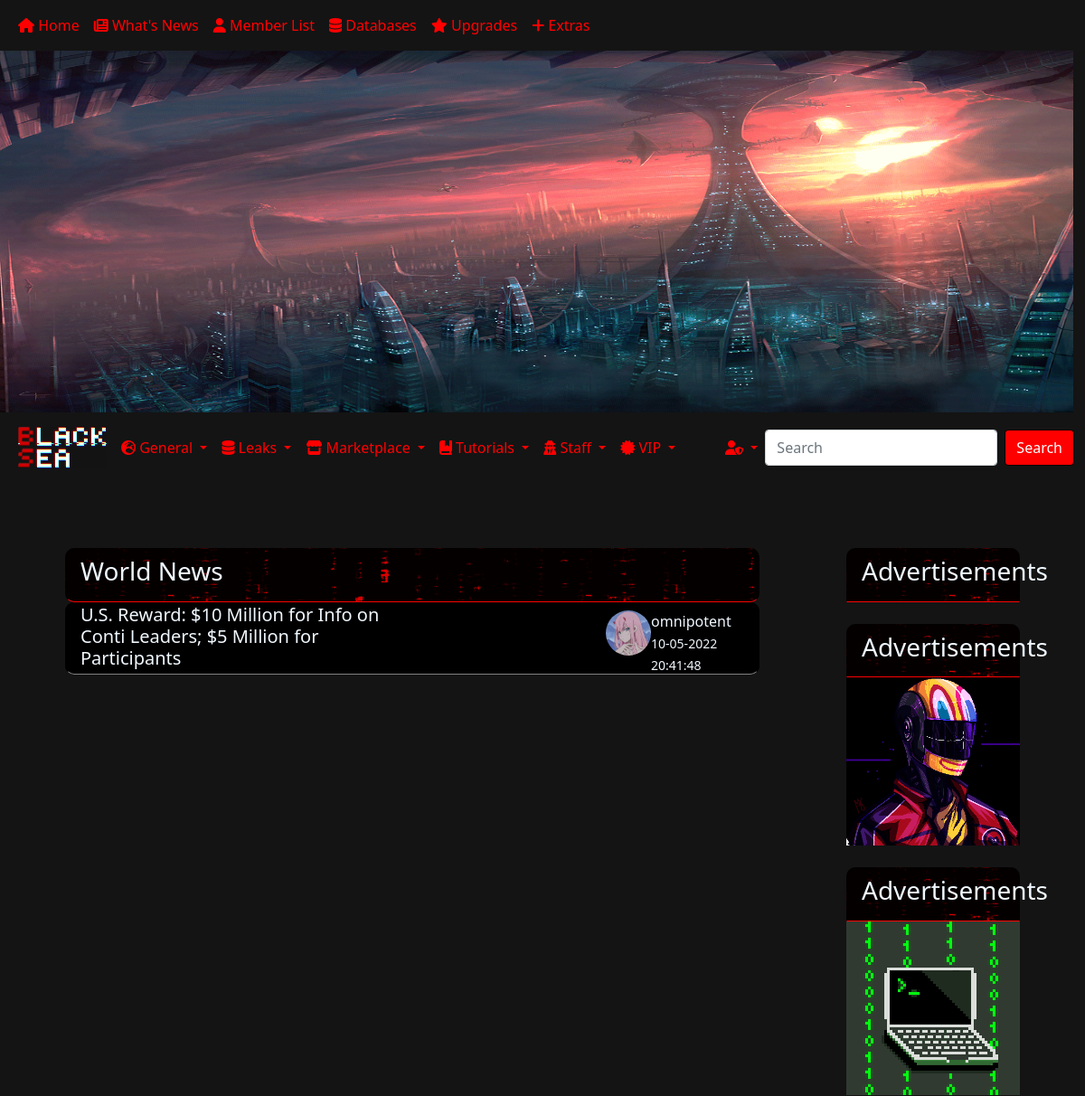
The app's page /threads.php?topic=3 (signed in, upper part), older data.
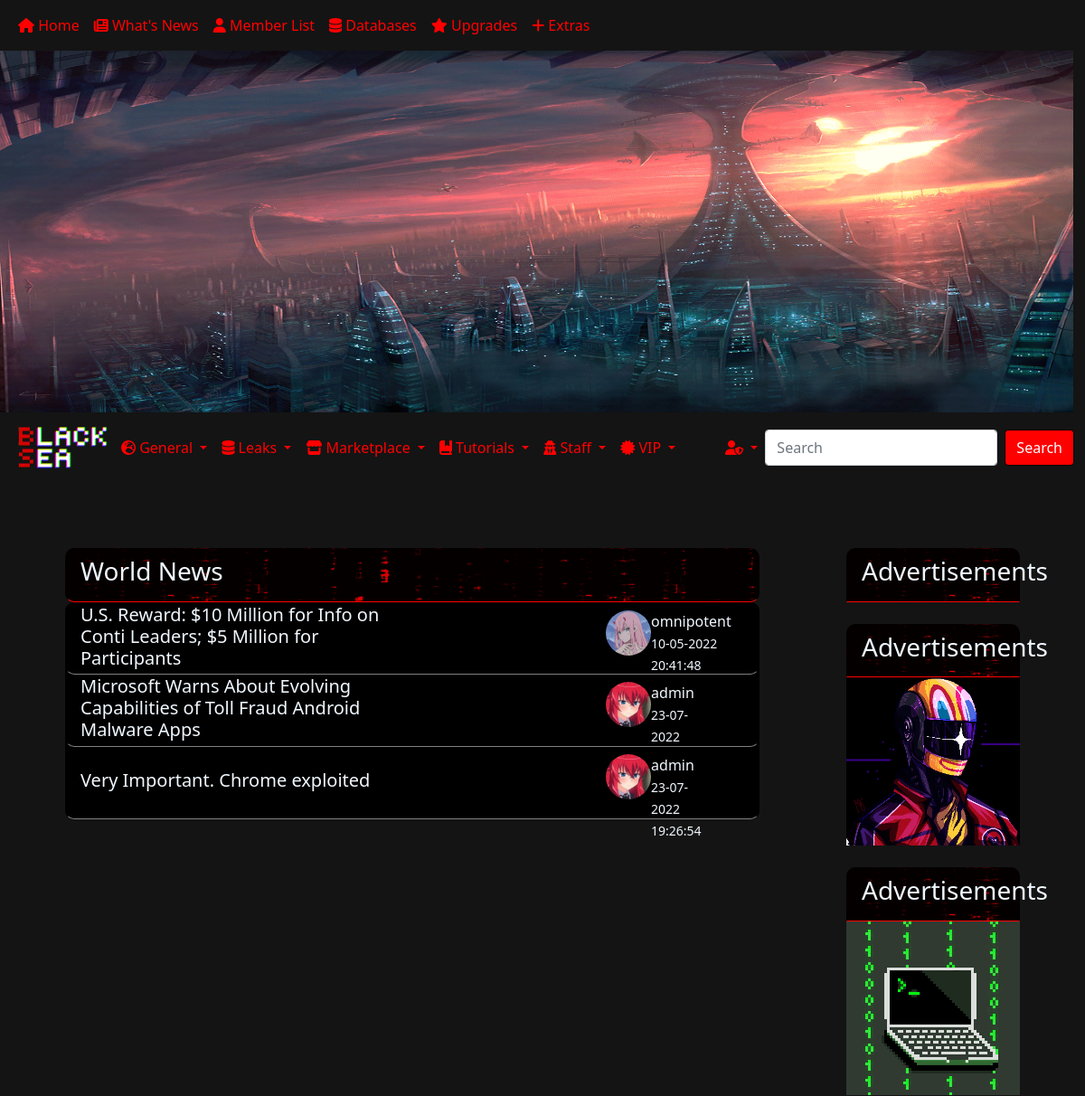
The same page, newer data.
### tables this page shows
CREATE TABLE "forum_threads" (
	"thread_id"	INTEGER UNIQUE,
	"title"	TEXT NOT NULL,
	"content"	TEXT,
	"created_at"	TEXT,
	"topic_id"	INTEGER,
	"user_id"	INTEGER,
	PRIMARY KEY("thread_id" AUTOINCREMENT)
);

CREATE TABLE "forum_users" (
	"id"	INTEGER UNIQUE,
	"username"	TEXT,
	"password"	TEXT,
	"image"	TEXT,
	"email"	TEXT,
	"role"	TEXT,
	PRIMARY KEY("id" AUTOINCREMENT)
);

### threads.php (the view, shortened to what this page needs)
<?php
require_once("DBconnect.php");
$topics = array(
    1 => "Announcements",
    2 => "Introductions",
    3 => "World News",
    4 => "The Lounge",
    5 => "Anime & Manga",
    6 => "Not Safe For Work",
    7 => "Databases",
    8=> "Other Leaks",
    9 => "Dehashed Combolist",
    10 => "Dumped Doxes",
    11=> "General",
    12 => "Leaks Market",
    13 => "Hosting/VPS",
    14 => "Programming",
    15 => "Security and Anonymity",
    16 => "Graphics",
    17 => "Vouch Section",
    18 => "Doxing Tutorials",
    19 => "Coding Tutorials",
    20 => "General Tutorials",
    21=> "SE Tutorials",
    22=> "Scam Reports",
    23=> "VIP News",
    24=> "VIP Leaks",
    25=> "VIP Vulnerabilities",
);
if (isset($_GET['topic']) && is_numeric($_GET['topic'])) {
    $topic_id=$_GET['topic'];
    $q = $db->prepare("SELECT * FROM forum_threads WHERE topic_id= :id");
    $q->execute([
        "id" => $_GET['topic'],
    ]);
}
require_once("head.php");
require_once("dropdowns.php");
?>
<body style="background-color:rgb(20,20,20);">
    <div class="container-fluid mt-5">
        <div class="main-content container-fluid justify-content-around d-flex mt-4 mb-4">
            <div class="col-md-8 main-wrapper-custom ">
                <div class="category-wrapper" style="border-radius: 10px;">
                    <div class="category-header list-group-item list-group-header-custom" style="border-radius: 10px; border-bottom: 0.1rem solid red; background-image: url(assets/img/red-matrix-bg.gif);">
                        <h3><?php echo $topics[$topic_id];?></h3>
                    </div>
                    <div class="list-group" style="border-radius: 10px;background-color: black;">
                    <?php
                        if (isset($_GET['topic']) && is_numeric($_GET['topic'])) {
                            while ($threads = $q->fetch()) {
                                $user = $db->prepare("SELECT * FROM forum_users WHERE id=:id");
                                $user->execute([
                                    "id" => $threads['user_id'],
                                ]);
                                $user_id = $user->fetch();
                                echo '<a href="thread.php?thread='.$threads['thread_id'].'" class="list-group-item list-group-item-action list-group-custom list-group-item-custom d-flex" style="background-color: black;border-radius: 10px; border-bottom: 0.1rem solid grey;">
                                <div class="content-col col d-flex align-items-center">
                                    <div class="d-flex w-100 justify-content-between">
                                        <h5 class="mb-1">'.$threads['title'].'</h5>
                                    </div>
                                </div>
                                <div class="last-creator col d-flex justify-content-around">
                                    <div class="space col-sm-7">
                                    </div>
                                    <img class="col-md-4 col" src="'.$user_id['image'].'" alt="" srcset="" style="width: 50px; border-radius: 50%; height: 50px;">
                                    <div class="creater-info">
                                        '.$user_id['username'].'
                                        <p><small>'.$threads['created_at'].'</small></p>
                                    </div>
                                    <div class="space col-sm-1">
                                    </div>
                                </div>
                            </a>';
                            }
                        }
            ?>
                    </div>
                </div>
            </div>
            <div class="side-content col-sm-2">
                <div class="side-content">
                    <div class="col-md-12 category-wrapper" style="border-radius: 10px;">
                        <div class="category-header list-group-item list-group-header-custom" style="border-bottom: 0.1rem solid red; background-image: url(assets/img/red-matrix-bg.gif);">
                            <h3>Advertisements</h3>
                        </div>
                    </div>
                </div>
                <div class="side-content mt-4">
                    <div class="col-md-12 category-wrapper" style="border-radius: 10px;">
                        <div class="category-header list-group-item list-group-header-custom" style="border-bottom: 0.1rem solid red; background-image: url(assets/img/red-matrix-bg.gif);">
                            <h3>Advertisements</h3>
                        </div>
                        <div class="list-group add-image h-100" style="border-radius: 10px;">
                            <img src="assets/img/yumeko-jabami.gif" alt="" srcset="">
                        </div>
                    </div>
                </div>
                <div class="side-content mt-4">
                    <div class="col-md-12 category-wrapper" style="border-radius: 10px;">
                        <div class="category-header list-group-item list-group-header-custom" style="border-bottom: 0.1rem solid red; background-image: url(assets/img/red-matrix-bg.gif);">
                            <h3>Advertisements</h3>
                        </div>
                        <div class="list-group add-image h-100" style="border-radius: 10px;">
                            <img src="assets/img/rias-huh.gif" alt="" srcset="">
                        </div>
                    </div>
                </div>
            </div>
        </div>
<?php
include("footer.php");
?>

### head.php (shortened to what this page needs)
<!DOCTYPE html>
<html lang="en">
<head>
    <link href="https://cdn.jsdelivr.net/npm/bootstrap@5.1.3/dist/css/bootstrap.min.css" rel="stylesheet">
</head>
<body>
    <header>
        <nav class="navbar navbar-expand-lg navbar-custom">
            <div class="container-fluid">
                <div class="collapse navbar-collapse" id="navbarExample01">
                    <ul class="navbar-nav me-auto mb-2 mb-lg-0 ">
                        <li class="nav-item active">
                            <a class="nav-link navbar-text" aria-current="page" href="index.php">
                                <i class="fa-solid fa-house"></i> Home</a>
                        </li>
                        <li class="nav-item">
                            <a class="nav-link navbar-text" href="threads.php?topic=3"><i class="fa-solid fa-newspaper"></i> What's
                                News</a>
                        </li>
                        <li class="nav-item">
                            <a class="nav-link navbar-text" href="members.php"><i class="fa-solid fa-user"></i> Member List</a>
                        </li>
                        <li class="nav-item">
                            <a class="nav-link navbar-text" href="threads.php?topic=7"><i class="fa-solid fa-database"></i> Databases</a>
                        </li>
                        <li class="nav-item">
                            <a class="nav-link navbar-text" href="upgrades.php"><i class="fa-solid fa-star"></i> Upgrades</a>
                        </li>
                        <li class="nav-item">
                            <a class="nav-link navbar-text" href="#"><i class="fa-solid fa-plus"></i> Extras</a>
                        </li>
                    </ul>
                </div>
            </div>
        </nav>

### dropdowns.php (shortened to what this page needs)
<div class="d-flex justify-content-center align-items-center " style="background-image:url(assets/img/bg2.gif) ;width: 98.9vw; height: 50vh; background-size: 98.9vw 50vh;">
</div>
</header>
<nav class=" navbar navbar-expand-lg navbar-custom">
    <div class="container-fluid">
        <div class="collapse navbar-collapse" id="navbarLeftAlignExample">
            <ul class="navbar-nav me-auto mb-2 mb-lg-0">
                <li class="nav-item">
                    <a class="nav-link active navbar-text2" aria-current="page" href="index.php"><img src="assets/img/forum-logo.gif"></a>
                </li>
                <li class="nav-item dropdown d-flex align-items-center d-flex align-items-center">
                    <a class="nav-link dropdown-toggle navbar-text" href="#" id="navbarDropdown" role="button" data-bs-toggle="dropdown" aria-expanded="false">
                        <i class="fa-solid fa-earth-europe"></i> General
                    </a>
                </li>
                <li class="nav-item dropdown d-flex align-items-center">
                    <a class="nav-link dropdown-toggle navbar-text" href="#" id="navbarDropdown" role="button" data-bs-toggle="dropdown" aria-expanded="false">
                        <i class="fa-solid fa-database"></i> Leaks
                    </a>
                </li>
                <li class="nav-item dropdown d-flex align-items-center">
                    <a class="nav-link dropdown-toggle navbar-text" href="#" id="navbarDropdown" role="button" data-bs-toggle="dropdown" aria-expanded="false">
                        <i class="fa-solid fa-store"></i> Marketplace
                    </a>
                </li>
                <li class="nav-item dropdown d-flex align-items-center">
                    <a class="nav-link dropdown-toggle navbar-text" href="#" id="navbarDropdown" role="button" data-bs-toggle="dropdown" aria-expanded="false">
                        <i class="fa-solid fa-book-bookmark"></i> Tutorials
                    </a>
                </li>
                <li class="nav-item dropdown d-flex align-items-center">
                    <a class="nav-link dropdown-toggle navbar-text" href="#" id="navbarDropdown" role="button" data-bs-toggle="dropdown" aria-expanded="false">
                        <i class="fa-solid fa-user-secret"></i> Staff
                    </a>
                </li>
                <li class="nav-item dropdown d-flex align-items-center">
                    <a class="nav-link dropdown-toggle navbar-text" href="#" id="navbarDropdown" role="button" data-bs-toggle="dropdown" aria-expanded="false">
                        <i class="fa-solid fa-certificate"></i> VIP
                    </a>
                </li>
            </ul>
            <form class="d-flex">
                <ul class="navbar-nav me-auto mb-2 mb-lg-0">
                    <li class="nav-item dropdown d-flex align-items-center mr-2">
                        <a class="nav-link dropdown-toggle navbar-text" href="#" id="navbarDropdown" role="button" data-bs-toggle="dropdown" aria-expanded="false">
                            <i class="fa-solid fa-user-shield"></i>
                        </a>
                    </li>
                </ul>
                <input class="form-control me-2" type="text" placeholder="Search">
                <button style="background-color: red; border-color: black;" class="btn btn-primary" type="button">Search</button>
            </form>
        </div>
    </div>
</nav>

### footer.php (shortened to what this page needs)
</body>
</html>

### head.php (style rules this page uses)
.navbar-custom { background-color: rgb(20, 20, 20); }
.navbar-custom .navbar-brand, .navbar-custom .navbar-text { color: red; }
.navbar-custom .navbar-text2 { color: whitesmoke; }
body { background-color: rgb(20, 20, 20); }
.list-group-custom { background-color: rgb(20, 20, 20); color: aliceblue; max-height: 5rem; }
.list-group-header-custom { background-color: rgb(20, 20, 20); color: aliceblue; max-height: 5.5rem; }
.add-image { background-image: url(assets/img/advertisement.gif); }

Row changes from the older to the newer data that the page shows:
added forum_threads: title "Microsoft Warns About Evolving Capabilities of Toll Fraud Android Malware Apps", user.image (picture), user.username "admin", created_at "23-07-2022…"
added forum_threads: title "Very Important. Chrome exploited", user.image (picture), user.username "admin", created_at "23-07-2022 19:26:54"
